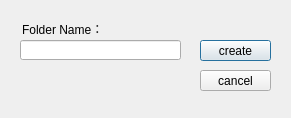
<?xml version="1.0" encoding="UTF-8"?>
<ui version="4.0">
 <class>NewFolder</class>
 <widget class="QDialog" name="NewFolder">
  <property name="geometry">
   <rect>
    <x>0</x>
    <y>0</y>
    <width>291</width>
    <height>118</height>
   </rect>
  </property>
  <property name="windowTitle">
   <string>Dialog</string>
  </property>
  <widget class="QPushButton" name="createButton">
   <property name="geometry">
    <rect>
     <x>200</x>
     <y>40</y>
     <width>71</width>
     <height>21</height>
    </rect>
   </property>
   <property name="text">
    <string>create</string>
   </property>
   <property name="icon">
    <iconset>
     <normalon>:/new/prefix1/icons/ok.ico</normalon>
    </iconset>
   </property>
   <property name="default">
    <bool>true</bool>
   </property>
  </widget>
  <widget class="QPushButton" name="cancelButton">
   <property name="geometry">
    <rect>
     <x>200</x>
     <y>70</y>
     <width>71</width>
     <height>21</height>
    </rect>
   </property>
   <property name="text">
    <string>cancel</string>
   </property>
   <property name="icon">
    <iconset>
     <normalon>:/new/prefix1/icons/cancel.ico</normalon>
    </iconset>
   </property>
   <property name="default">
    <bool>false</bool>
   </property>
  </widget>
  <widget class="QLabel" name="label">
   <property name="geometry">
    <rect>
     <x>20</x>
     <y>20</y>
     <width>81</width>
     <height>16</height>
    </rect>
   </property>
   <property name="text">
    <string>Folder Name：</string>
   </property>
   <property name="textFormat">
    <enum>Qt::RichText</enum>
   </property>
   <property name="wordWrap">
    <bool>false</bool>
   </property>
   <property name="margin">
    <number>0</number>
   </property>
   <property name="indent">
    <number>2</number>
   </property>
   <property name="openExternalLinks">
    <bool>false</bool>
   </property>
  </widget>
  <widget class="QLineEdit" name="foldername">
   <property name="geometry">
    <rect>
     <x>20</x>
     <y>40</y>
     <width>161</width>
     <height>20</height>
    </rect>
   </property>
  </widget>
 </widget>
 <resources/>
 <connections/>
</ui>
